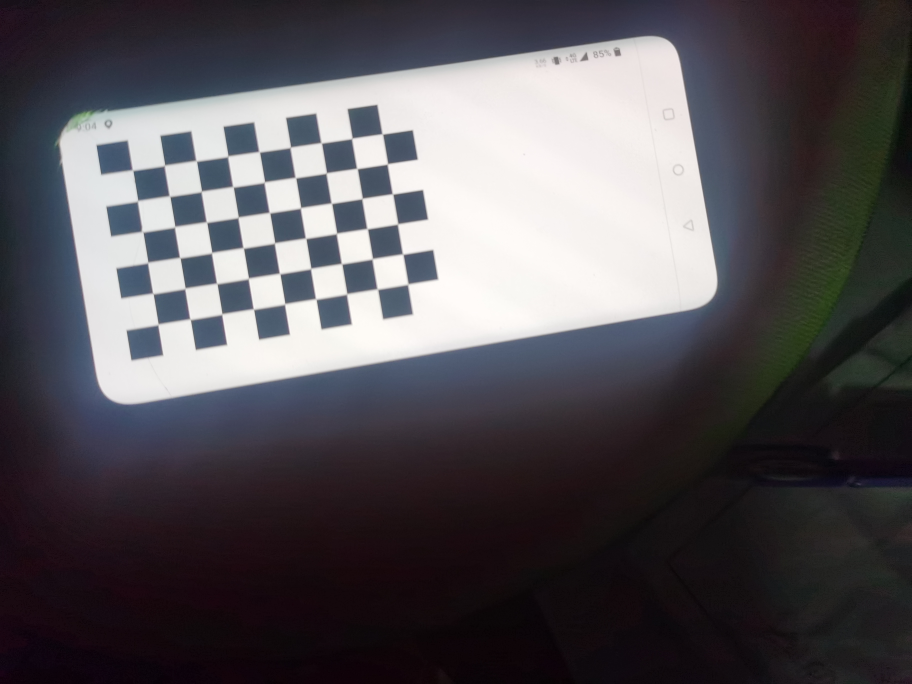
#> input picture 2022/OpenCV4 tutorial/calibration/python/IMG_20221028_210438_BURST011.jpg, 3648 x 2736 px (shown at 1/4 size)
$ python calibration_cv.py
#> lines starting #> are read from the running program, lines starting #| are printed output that depends on the picture; long printed decimals are rounded
import numpy as np
import cv2 as cv
import matplotlib.pyplot as plt

if __name__ == "__main__":
    # calib参数flag
    flag = cv.CALIB_FIX_PRINCIPAL_POINT | cv.CALIB_ZERO_TANGENT_DIST | cv.CALIB_FIX_ASPECT_RATIO # 标识符为固定光轴中心，一般不变焦就是固定；有切向畸变；焦距fx/fy比例固定
    view = cv.imread("IMG_20221028_210438_BURST011.jpg")
#> view is the input picture: shape (2736, 3648, 3); mean B, G, R 89.1, 84.5, 87.5
    imageHeight, imageWidth, _ = view.shape
#> imageHeight = 2736; imageWidth = 3648
    # 是否需要水平翻转图片
    if False:
        view = cv.flip(view, 0)

    """
        @patternSize: 是要获取的棋盘点的多少，这里是9x6个棋盘点
        @CornerPoints 找到9x6角点在图像中的坐标
    """
    ret, _CornerPoints = cv.findChessboardCorners(view, [9, 6])
#> ret = True
    # print(imageHeight, imageWidth, CornerPoints)
    if not ret:
        raise Exception("find ChessBoard Pattern failed")
    viewGray = cv.cvtColor(view, cv.COLOR_BGR2GRAY)
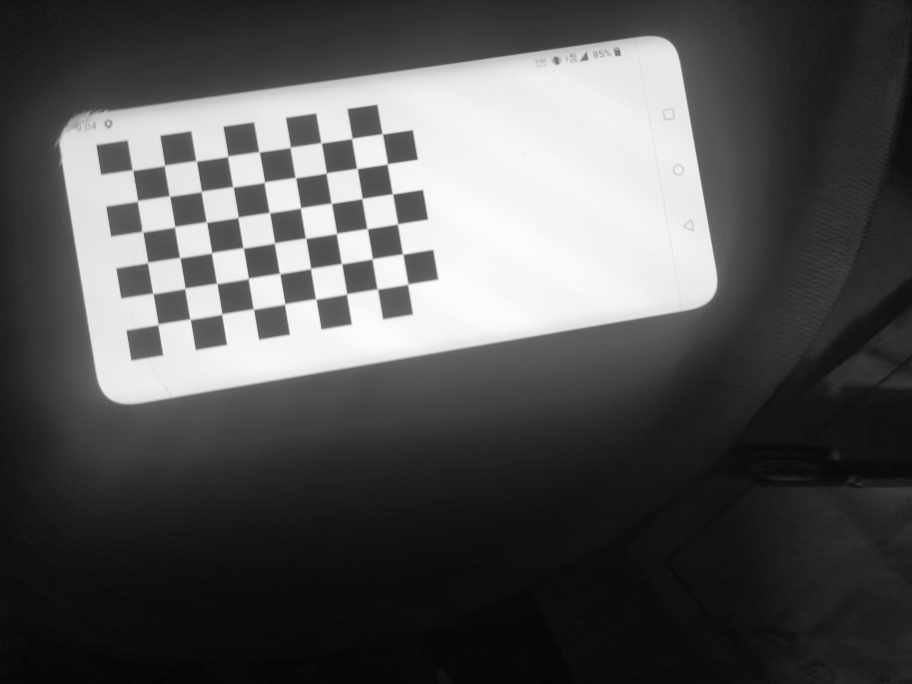
#> viewGray: shape (2736, 3648) (shown at 1/4 size); min 0, max 255, mean 85.9
    CornerPoints = cv.cornerSubPix(viewGray, _CornerPoints, [11, 11], [-1, -1], (cv.TERM_CRITERIA_EPS + cv.TERM_CRITERIA_COUNT, 30, 0.001)) # 在角点检测中精确化角点位置，CornerPoints是输入角点的初始坐标以及精准化后的坐标用于输出。
#> CornerPoints = 54 rows, first 8: [532.5, 682.7], [660.3, 662.2], [787.3, 645.8], [913.4, 625.7], [1038.9, 608.9], [1163.1, 590.5], [1286.8, 573.3], [1408.9, 554.9]
    org = view.copy() # 因为下面的函数会丢失原始图像数据，所以要备份
    view = cv.drawChessboardCorners(view, [9, 6], CornerPoints, ret) # 在view上绘制棋盘角点
    showView = cv.resize(view, None, fx=.6, fy=.6)
    showView = cv.cvtColor(showView, cv.COLOR_BGR2RGB)
    fig, ax = plt.subplots(1, 2) # 横向双视图
    ax[0].set_title('Chessboard Corners') # 第一个视图标题
    ax[0].imshow(showView) # 显示棋盘标定角点图

    squareSize = 5 # 每个棋盘各自边长squareSize

    # objectPoints和imagePoints里的数据结构是 [图1的世界坐标点集合, 图2的世界坐标点集合,...] [图1的对应图像坐标点集合, 图2的对应图像坐标点集合,...]
    objectPoints = []
    imagePoints = []
    imagePoints.append(CornerPoints)

    # objectPoints[0]制作对应的9*6的三维角点坐标集合，{[1 i 0]~[8 i 0]  i: 0~5} * squareSize
    objp = np.zeros((9 * 6, 3), np.float32)
    objp[:, :2] = np.mgrid[0:9, 0:6].T.reshape(-1, 2)
    objectPoints.append(objp*squareSize)


    newObjPoints = objectPoints[0]

    rms, cameraMatrix, distCoeffs, rvecs, tvecs, _ = cv.calibrateCameraRO(np.array(objectPoints), np.array(imagePoints), [imageWidth, imageHeight], -1, None, None, flags=flag | cv.CALIB_USE_LU,newObjPoints=newObjPoints)
#> rms = 0.732; cameraMatrix = [[581.5, 0, 1823.5], [0, 581.5, 1367.5], [0, 0, 1]]; distCoeffs = [[0.00186, -0.000264, 0, 0, 1.24e-05]]; rvecs = ([-0.00513, -0.0166, -0.169],); tvecs = ([-51.45, -27.36, 23.28],)
    print(f'Re-projection error reported by calibrateCamera: {rms:.2f}')
#| Re-projection error reported by calibrateCamera: 0.73
    print(f'{cameraMatrix = }') # 摄像头内参
#| cameraMatrix = array([[5.81531267e+02, 0.00000000e+00, 1.82350000e+03],
#|        [0.00000000e+00, 5.81531267e+02, 1.36750000e+03],
#|        [0.00000000e+00, 0.00000000e+00, 1.00000000e+00]])
    print(f'{distCoeffs = }') # 摄像头畸变矩阵
#| distCoeffs = array([[ 1.86185994e-03, -2.64195955e-04,  0.00000000e+00,
#|          0.00000000e+00,  1.23944607e-05]])
    print(f'{rvecs = }') # 外参旋转向量
#| rvecs = (array([[-0.005128],
#|        [-0.01659],
#|        [-0.1689]]),)

    rotationMatrix, _ = cv.Rodrigues(np.array(rvecs)) # 求解外参旋转矩阵
#> rotationMatrix = [[0.986, 0.168, -0.0161], [-0.168, 0.986, 0.0065], [0.0169, -0.00371, 1]]
    print(f'{rotationMatrix = }')
#| rotationMatrix = array([[ 0.9856,  0.1681, -0.01608],
#|        [-0.168,  0.9858,  0.006502],
#|        [ 0.01695, -0.003706 ,  0.9998]])
    print(f'{tvecs = }') # 外参平移向量
#| tvecs = (array([[-51.454 ],
#|        [-27.357],
#|        [ 23.279]]),)
    undistortView = cv.undistort(org, cameraMatrix, distCoeffs) # 矫正图像
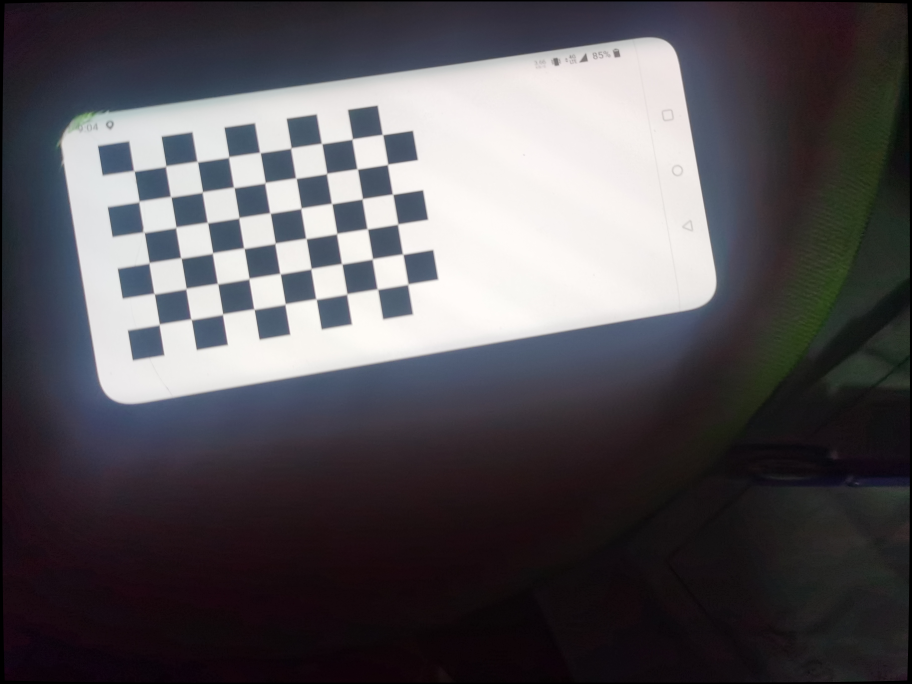
#> undistortView: shape (2736, 3648, 3) (shown at 1/4 size); mean B, G, R 88.3, 83.8, 86.7
    undistortView = cv.resize(undistortView, None, fx=.6, fy=.6)
#> undistortView: shape (1642, 2189, 3)
    undistortView = cv.cvtColor(undistortView, cv.COLOR_BGR2RGB)
    ax[1].set_title('undistort')
    ax[1].imshow(undistortView) # 显示矫正后图像
    plt.show()
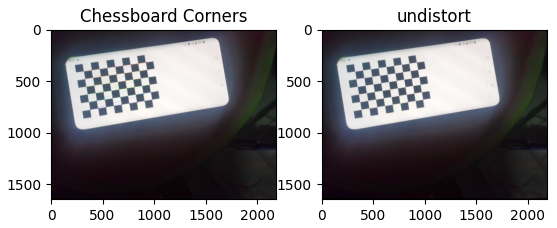
#> figure drawn by matplotlib, 2 panels

$ run again, with 2022/OpenCV4 tutorial/calibration/python/IMG_20221028_210438_BURST002.jpg copied over 2022/OpenCV4 tutorial/calibration/python/IMG_20221028_210438_BURST011.jpg
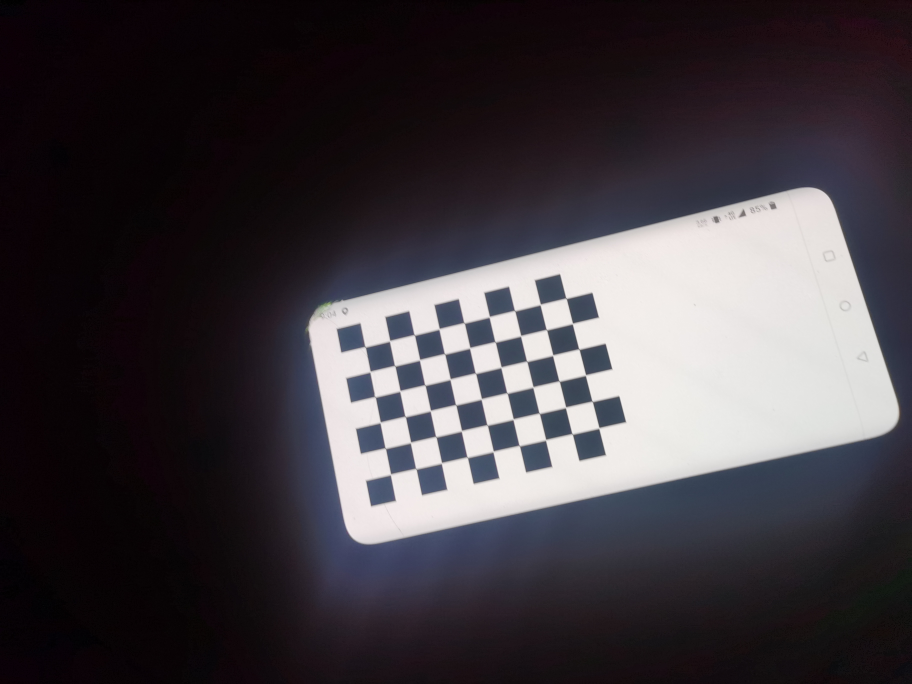
#> input picture 2022/OpenCV4 tutorial/calibration/python/IMG_20221028_210438_BURST002.jpg, 3648 x 2736 px (shown at 1/4 size)
#> view is the input picture: shape (2736, 3648, 3); mean B, G, R 66.8, 61.7, 66.8
#> ret = True
#> `viewGray = cv.cvtColor(view, cv.COLOR_BGR2GRAY)`:
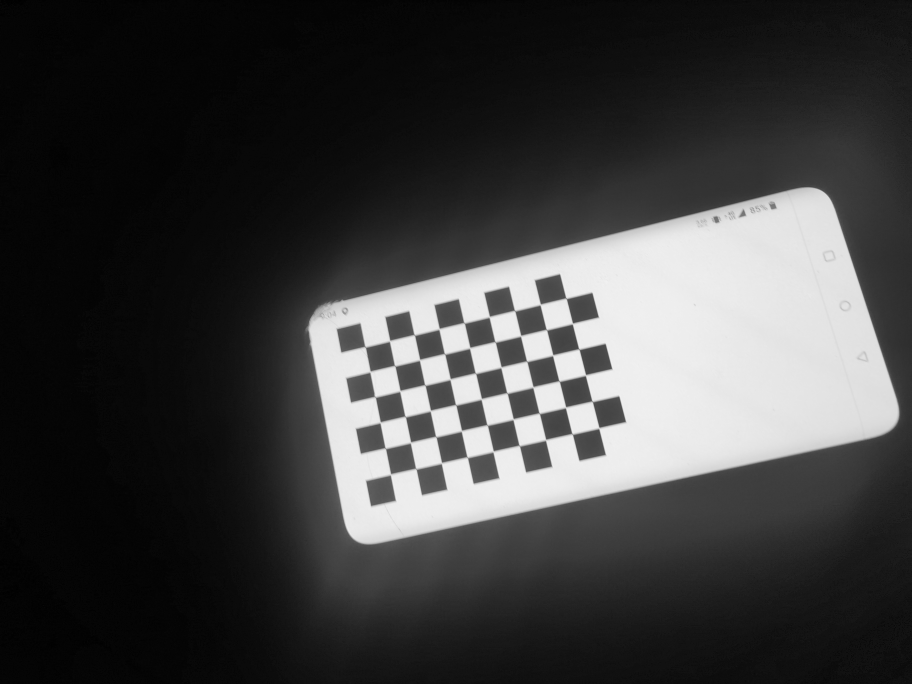
#> viewGray: shape (2736, 3648) (shown at 1/4 size); min 0, max 245, mean 63.8
#> CornerPoints = 54 rows, first 8: [1462, 1388.6], [1560.2, 1364.6], [1658.7, 1340.9], [1757.8, 1316.8], [1857.9, 1292.8], [1958.6, 1268.5], [2059.9, 1244], [2162.2, 1219.2]
#> rms = 0.415; cameraMatrix = [[2659.2, 0, 1823.5], [0, 2659.2, 1367.5], [0, 0, 1]]; distCoeffs = [[0.123, -0.386, 0, 0, -12.91]]; rvecs = ([-0.144, 0.114, -0.227],); tvecs = ([-17.71, 1.04, 130.4],)
#| Re-projection error reported by calibrateCamera: 0.41
#| cameraMatrix = array([[2.65915432e+03, 0.00000000e+00, 1.82350000e+03],
#|        [0.00000000e+00, 2.65915432e+03, 1.36750000e+03],
#|        [0.00000000e+00, 0.00000000e+00, 1.00000000e+00]])
#| distCoeffs = array([[  0.123,  -0.3861,   0.        ,   0.        ,
#|         -12.911]])
#| rvecs = (array([[-0.1438  ],
#|        [ 0.1138],
#|        [-0.2267]]),)
#> rotationMatrix = [[0.968, 0.215, 0.128], [-0.232, 0.964, 0.129], [-0.096, -0.155, 0.983]]
#| rotationMatrix = array([[ 0.9681,  0.2154 ,  0.1284],
#|        [-0.2316,  0.9642,  0.129],
#|        [-0.09604, -0.1546,  0.9833]])
#| tvecs = (array([[-17.714],
#|        [  1.043],
#|        [130.421]]),)
#> `plt.show()`:
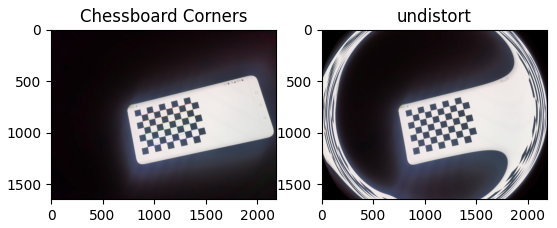
#> figure drawn by matplotlib, 2 panels

$ run again, with 2022/OpenCV4 tutorial/calibration/python/IMG_20221028_210438_BURST003.jpg copied over 2022/OpenCV4 tutorial/calibration/python/IMG_20221028_210438_BURST011.jpg
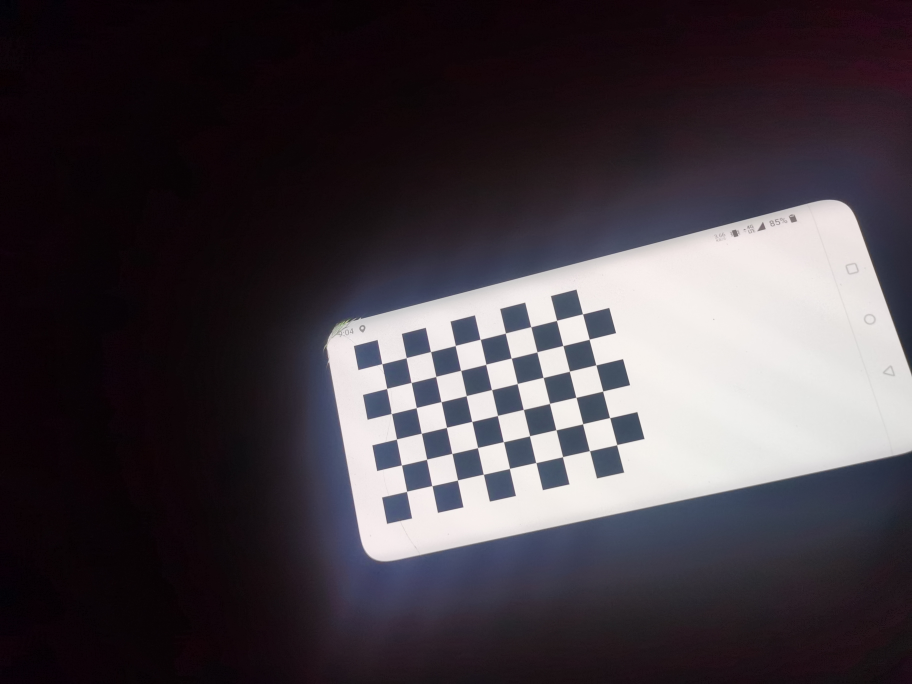
#> input picture 2022/OpenCV4 tutorial/calibration/python/IMG_20221028_210438_BURST003.jpg, 3648 x 2736 px (shown at 1/4 size)
#> view is the input picture: shape (2736, 3648, 3); mean B, G, R 68.8, 62.8, 69.5
#> ret = True
#> `viewGray = cv.cvtColor(view, cv.COLOR_BGR2GRAY)`:
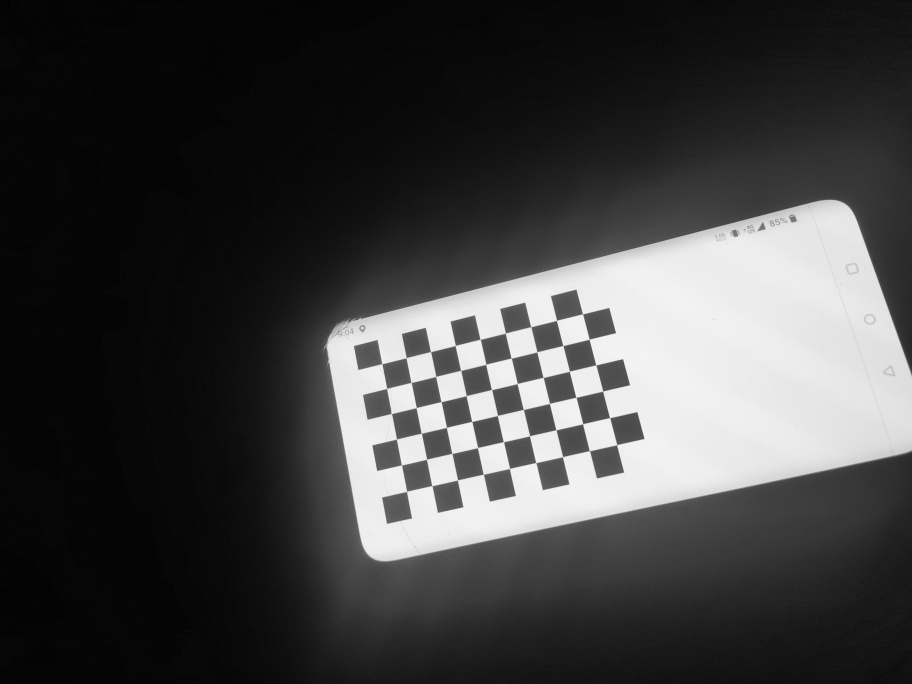
#> viewGray: shape (2736, 3648) (shown at 1/4 size); min 0, max 252, mean 65.5
#> CornerPoints = 54 rows, first 8: [1529, 1456.3], [1626.1, 1432.1], [1723.7, 1407.8], [1822.5, 1383.3], [1922.1, 1358.5], [2022.7, 1333.6], [2124.6, 1308.4], [2227.5, 1282.7]
#> rms = 0.273; cameraMatrix = [[2814.1, 0, 1823.5], [0, 2814.1, 1367.5], [0, 0, 1]]; distCoeffs = [[0.202, -3.31, 0, 0, 18.4]]; rvecs = ([-0.191, 0.159, -0.229],); tvecs = ([-14.48, 4.37, 138.6],)
#| Re-projection error reported by calibrateCamera: 0.27
#| cameraMatrix = array([[2.81412707e+03, 0.00000000e+00, 1.82350000e+03],
#|        [0.00000000e+00, 2.81412707e+03, 1.36750000e+03],
#|        [0.00000000e+00, 0.00000000e+00, 1.00000000e+00]])
#| distCoeffs = array([[ 0.2015, -3.308,  0.        ,  0.        , 18.402]])
#| rvecs = (array([[-0.191 ],
#|        [ 0.1594],
#|        [-0.229]]),)
#> rotationMatrix = [[0.961, 0.21, 0.178], [-0.24, 0.956, 0.169], [-0.135, -0.206, 0.969]]
#| rotationMatrix = array([[ 0.9614,  0.2096,  0.1781],
#|        [-0.2397,  0.956 ,  0.1693],
#|        [-0.1348, -0.2055,  0.9693]])
#| tvecs = (array([[-14.484],
#|        [  4.373 ],
#|        [138.568]]),)
#> `plt.show()`:
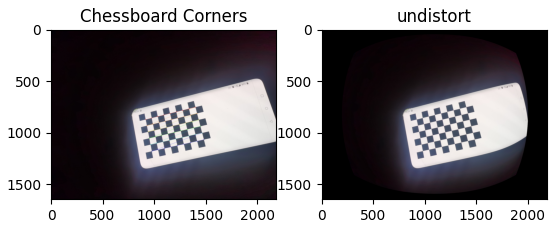
#> figure drawn by matplotlib, 2 panels
